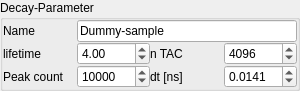
<?xml version="1.0" encoding="UTF-8"?>
<ui version="4.0">
 <class>Form</class>
 <widget class="QWidget" name="Form">
  <property name="geometry">
   <rect>
    <x>0</x>
    <y>0</y>
    <width>300</width>
    <height>72</height>
   </rect>
  </property>
  <property name="windowTitle">
   <string>Form</string>
  </property>
  <layout class="QVBoxLayout" name="verticalLayout">
   <property name="spacing">
    <number>0</number>
   </property>
   <property name="margin">
    <number>0</number>
   </property>
   <item>
    <widget class="QGroupBox" name="groupBox">
     <property name="title">
      <string>Decay-Parameter</string>
     </property>
     <layout class="QGridLayout" name="gridLayout">
      <property name="margin">
       <number>0</number>
      </property>
      <property name="spacing">
       <number>0</number>
      </property>
      <item row="2" column="1">
       <widget class="QSpinBox" name="spinBox_2">
        <property name="maximum">
         <number>9999999</number>
        </property>
        <property name="value">
         <number>10000</number>
        </property>
       </widget>
      </item>
      <item row="2" column="0">
       <widget class="QLabel" name="label_2">
        <property name="text">
         <string>Peak count</string>
        </property>
       </widget>
      </item>
      <item row="1" column="2">
       <widget class="QLabel" name="label_3">
        <property name="text">
         <string>n TAC</string>
        </property>
       </widget>
      </item>
      <item row="1" column="0">
       <widget class="QLabel" name="label">
        <property name="text">
         <string>lifetime</string>
        </property>
       </widget>
      </item>
      <item row="1" column="3">
       <widget class="QSpinBox" name="spinBox">
        <property name="maximum">
         <number>10000</number>
        </property>
        <property name="value">
         <number>4096</number>
        </property>
       </widget>
      </item>
      <item row="1" column="1">
       <widget class="QDoubleSpinBox" name="doubleSpinBox_2">
        <property name="value">
         <double>4.000000000000000</double>
        </property>
       </widget>
      </item>
      <item row="2" column="3">
       <widget class="QDoubleSpinBox" name="doubleSpinBox">
        <property name="decimals">
         <number>4</number>
        </property>
        <property name="value">
         <double>0.014100000000000</double>
        </property>
       </widget>
      </item>
      <item row="2" column="2">
       <widget class="QLabel" name="label_4">
        <property name="text">
         <string>dt [ns]</string>
        </property>
       </widget>
      </item>
      <item row="0" column="0">
       <widget class="QLabel" name="label_5">
        <property name="text">
         <string>Name</string>
        </property>
       </widget>
      </item>
      <item row="0" column="1" colspan="3">
       <widget class="QLineEdit" name="lineEdit">
        <property name="text">
         <string>Dummy-sample</string>
        </property>
       </widget>
      </item>
     </layout>
    </widget>
   </item>
  </layout>
 </widget>
 <resources/>
 <connections/>
</ui>
